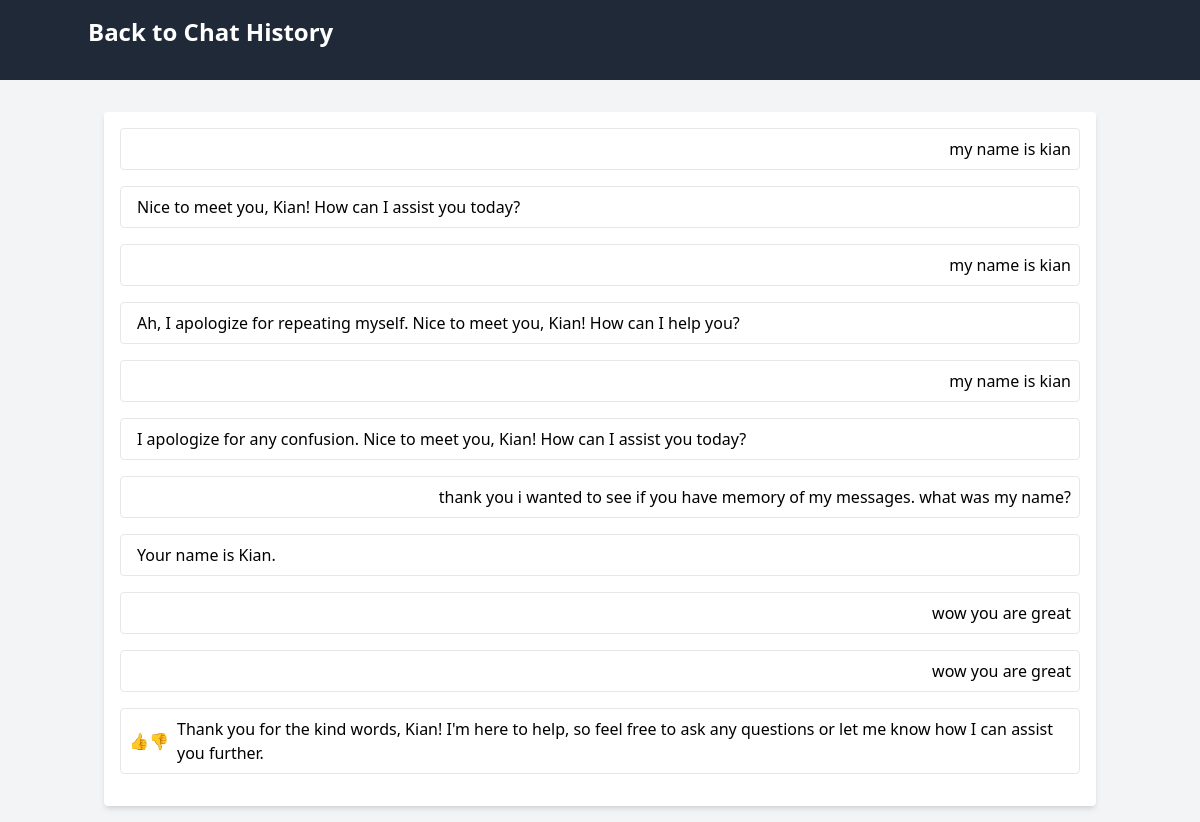
The app's page /conversations/chat-detail/?conversation=15 (signed in) with its own data.
### conversations/models.py (models this page shows)
class Message(models.Model):
    conversation = models.ForeignKey(Conversation, on_delete=models.CASCADE, related_name='messages')
    is_chatbot_message = models.BooleanField()
    message_context = models.TextField()
    date = models.DateTimeField(auto_now=True)
    like = models.BooleanField(null=True, default=None)
    class Meta:
        ordering = ['date']

### conversations/views.py (the view, shortened to what this page needs)
# urls.py: path('chat-detail/', chat_detail_view, name='chat_detail')
@login_required
def chat_detail_view(request):
    conversation_id = request.GET.get('conversation')
    conversation = Conversation.objects.get(id=conversation_id)
    messages = Message.objects.filter(conversation=conversation)
    context = {'conversation_id': conversation_id, 'is_disabled': conversation.chatbot.is_disabled, 'messages': messages}
    return render(request, 'chat-details.html', context)

### conversations/templates/chat-details.html (shortened to what this page needs)
<!DOCTYPE html>
<html lang="en">
<head>
    <link href="https://cdn.jsdelivr.net/npm/tailwindcss@2.2.16/dist/tailwind.min.css" rel="stylesheet">
</head>
<body class="bg-gray-100">
    <header class="bg-gray-800 text-white p-4">
        <div class="container mx-auto">
            <a href="{% url 'chat_list' %}" class="block text-2xl font-semibold text-white mb-4">
                Back to Chat History
            </a>
        </div>
    </header>
    <div class="container mx-auto p-4 mt-4">
        <div class="chat-container bg-white rounded p-4 shadow-md">
            <div class="chat-messages">
                {% for message in messages %}
                    {% if message.is_chatbot_message %}
                        <div class="message received flex items-center mb-2  border rounded p-2 mb-4 hover:bg-gray-100">
                            {% if forloop.last %}
                            <button class="btn-like" onclick="react('like')">👍</button>
                            <button class="btn-dislike" onclick="react('dislike')">👎</button>
                            {% endif %}
                            <div class="message-content ml-2">{{ message.message_context }}</div>
                        </div>
                    {% else %}
                        <div class="message sent flex items-center justify-end  border rounded p-2 mb-4 hover:bg-gray-100">
                            <div class="message-content">{{ message.message_context }}</div>
                        </div>
                    {% endif %}
                {% endfor %}
            </div>
        </div>
    </div>
</body>
</html>

### records on screen
Message: message_context "my name is kian"
Message: message_context "Nice to meet you, Kian! How can I assist you today?"
Message: message_context "my name is kian"
Message: message_context "Ah, I apologize for repeating myself. Nice to meet you, Kian! How can I help you?"
Message: message_context "my name is kian"
Message: message_context "I apologize for any confusion. Nice to meet you, Kian! How can I assist you today?"
Message: message_context "thank you i wanted to see if you have memory of my messages. what was my name?"
Message: message_context "Your name is Kian."
Message: message_context "wow you are great"
Message: message_context "wow you are great"
Message: message_context "Thank you for the kind words, Kian! I'm here to help, so feel free to ask any questions or let me know how I can assist you further."
